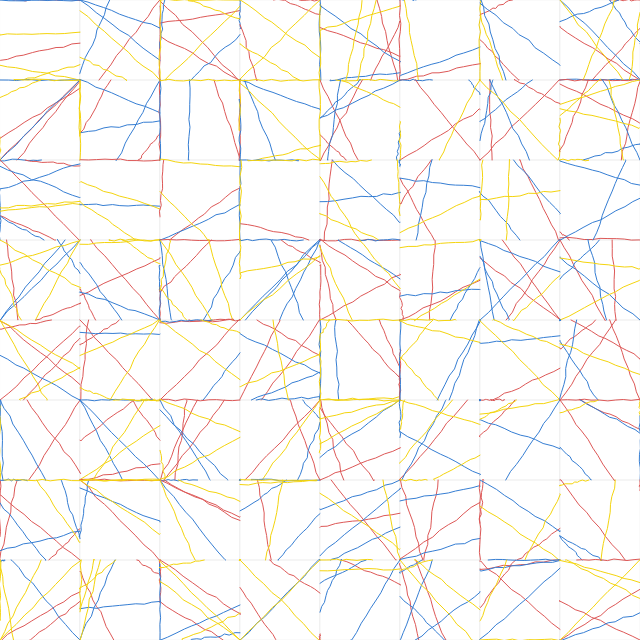
Frame 1 (no input)
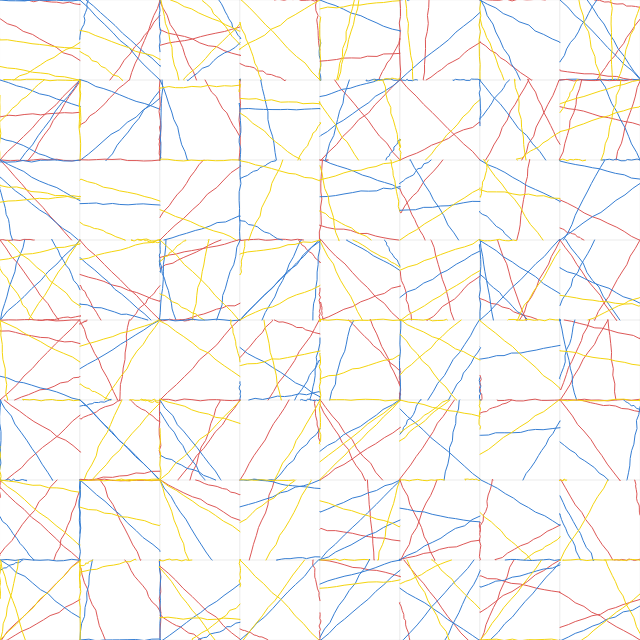
Frame 60 (no input)
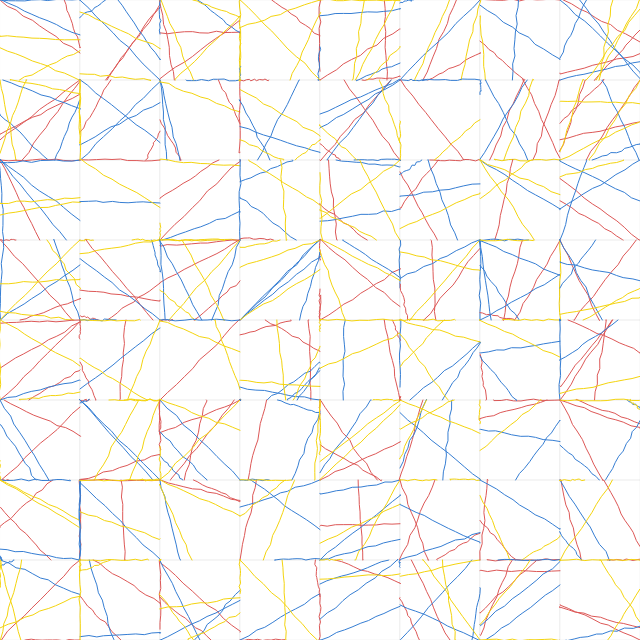
Frame 120 (the mouse pressed at the canvas centre since frame 60)

The p5.js sketch that drew these frames (run headless with seeded random() and noise() and a simulated clock; from frame 60 on, the mouse is pressed at the canvas centre):

// p5.js sketch
// ── sketch.js
var r;
var b;
var y;
var squareSize;
var t;

function setup() {
  createCanvas(640, 640);
  r = '#DD5857';
  b = '#367ED3';
  y = '#F4D40E';
  squareSize = 80;
  t = 0.0;
}

function draw() {
  background(255);
  noFill();

  randomSeed(0);

  // figure out how many squares we can fit on the screen
  var numSquares = ceil(width / squareSize);
  for (var i = 0; i < numSquares; i++) {
    for (var j = 0; j < numSquares; j++) {
      stroke(0);
      strokeWeight(0.05);

      // rPoint is where we draw the square
      var rPoint = createVector(i * squareSize, j * squareSize);
      rect(rPoint.x, rPoint.y, squareSize, squareSize);

      // need at least one line of each color
      var numRed = round(random(1, 4));
      var numBlue = round(random(1, 4));
      var numYellow = round(random(1, 4));
      
      strokeWeight(1);
      
      var points;
      var start;
      var end;
      
      // draw the lines betweenly randomly chosen points
      // on two of the walls of the square

      for (var k = 0; k < numRed; k++) {
        stroke(r);
        drawLineBetweenWalls(rPoint.x, rPoint.y, squareSize, squareSize);
      }

      for (var l = 0; l < numBlue; l++) {
        stroke(b);
        drawLineBetweenWalls(rPoint.x, rPoint.y, squareSize, squareSize);
      }

      for (var m = 0; m < numYellow; m++) {
        stroke(y);
        drawLineBetweenWalls(rPoint.x, rPoint.y, squareSize, squareSize);
      }
    }
  }
  
  // increment time
  t += 0.005;
}

function drawLineBetweenWalls(rectX, rectY, rectWidth, rectHeight) {
  // generate a start and end point, each of which are on different walls
  // of the square
  points = getRandomPointsOnRect(rectX, rectY, rectWidth, rectHeight);
  start = points[0];
  end = points[1];
  drawNoisyLine(start, end);
}

function drawNoisyLine(start, end) {
  // draw a line between start and end with some random perturbation
  var numIntermediatePoints = 10;
  
  beginShape();
  vertex(start.x, start.y);
  for (var i = 0; i < numIntermediatePoints; i++) {
    vertex(
      lerp(start.x, end.x, i / numIntermediatePoints) + random(-1, 1),
      lerp(start.y, end.y, i / numIntermediatePoints) + random(-1, 1)
    );
  }
  vertex(end.x, end.y);
  endShape();
}

function getRandomPointsOnRect(rectX, rectY, rectWidth, rectHeight) {
  // pick the two walls that we'll be drawing between
  var wallPair = generateWallPair();
  var startingWall = wallPair[0];
  var endingWall = wallPair[1];
  // pick random points on the starting and ending walls
  var startPoint = getRandomPointOnWall(rectX, rectY, rectWidth, rectHeight, startingWall);
  var endPoint = getRandomPointOnWall(rectX, rectY, rectWidth, rectHeight, endingWall);
  return [startPoint, endPoint];
}

function generateWallPair() {
  // pick a starting wall at random, then remove it
  // from the list of available walls and pick an ending wall
  var walls = [0, 1, 2, 3];
  var startingWall = random(walls);
  walls.splice(startingWall, 1);
  var endingWall = random(walls);
  return [startingWall, endingWall];
}

function getRandomPointOnWall(rectX, rectY, rectWidth, rectHeight, wall) {
  // pick a random point on the specified wall of the square
  // then move it around using Perlin noise
  // use constrain() to make sure the point doesn't leave the wall
  var p = createVector();
  var noisePermutation = random(0, 2);
  var n = map(noise(t + noisePermutation), 0, 1, -100, 100);
  switch (wall) {
    case 0:
      p.set(rectX, constrain(random(rectY, rectY + rectHeight) + n, rectY, rectY + rectHeight));
      break;
    case 1:
      p.set(constrain(random(rectX, rectX + rectWidth) + n, rectX, rectX + rectWidth), rectY);
      break;
    case 2:
      p.set(rectX + rectWidth, constrain(random(rectY, rectY + rectHeight) + n, rectY, rectY + rectHeight));
      break;
    case 3:
      p.set(constrain(random(rectX, rectX + rectWidth) + n, rectX, rectX + rectWidth), rectY + rectHeight);
      break;
  }
  return p;
}
